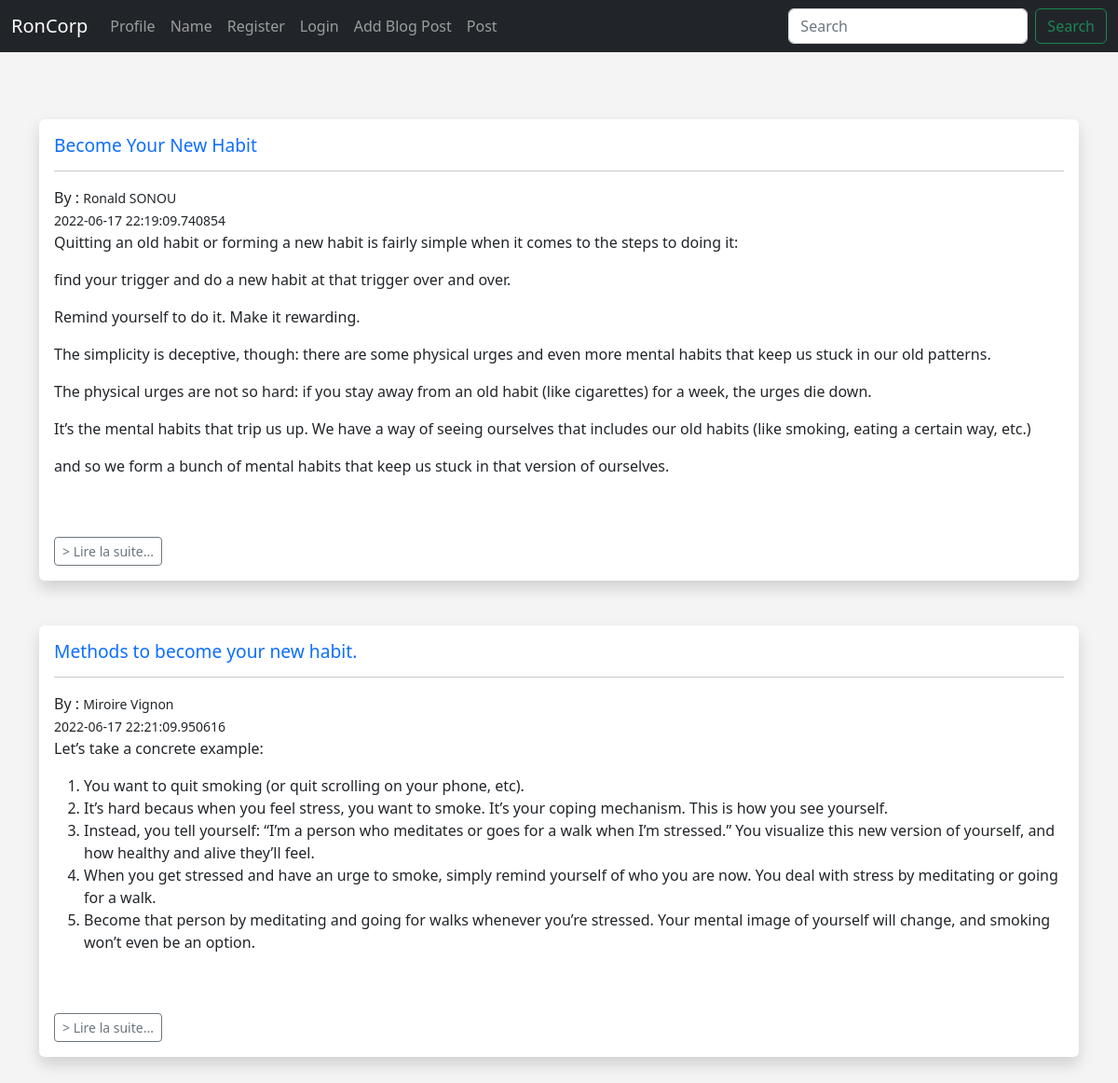
The page /posts on the database its author committed.
### app.py (models this page shows, shortened)
class Posts(db.Model):
    id = db.Column(db.Integer,primary_key=True)
    title = db.Column(db.String(250))
    content = db.Column(db.Text)
    date_posted = db.Column(db.DateTime,default=datetime.utcnow)
    slug = db.Column(db.String(250))
    poster_id =db.Column(db.Integer,db.ForeignKey('users.id'))

class Users(db.Model,UserMixin):
    id = db.Column(db.Integer, primary_key=True)
    username = db.Column(db.String(20), nullable=False, unique=True)
    name = db.Column(db.String(200), nullable = False)
    email = db.Column(db.String(120), nullable = False, unique=True)
    color = db.Column(db.String(100))
    about_author = db.Column(db.Text(), nullable=True)
    date_added = db.Column(db.DateTime, default = datetime.utcnow)
    profile_pic = db.Column(db.String(), nullable = True)
    password_hash = db.Column(db.String(120))
    posts = db.relationship('Posts',backref='poster')
    @property
    def password(self):
        raise AttributeError("Le mots de passe ne peut être lu")

### app.py (the view)
@app.route('/posts')
def posts():
    posts = Posts.query.order_by(Posts.date_posted)
    return render_template('posts.html',posts=posts)

### webforms.py
class SearchForm(FlaskForm):
    searched = StringField("Search",validators=[DataRequired()])
    submit = SubmitField("Rechercher")

### app.py (called while the page is built)
@app.context_processor
def base():
    form = SearchForm()
    return dict(form=form)

### templates/posts.html (shortened to what this page needs)
{% extends 'base.html' %}
{% block content %}
<br>
    <br>
    {% for post in posts %}
    <div class="shadow p-3 mb-5 bg-body rounded">
      <h2><a href="{{ url_for('post',id=post.id) }}">
        {{ post.title }}</a> </h2>
      <hr>
      By : <small>{{ post.poster.name }} <br>
        {{ post.date_posted }} <br> </small>
      {{ post.content|safe }} <br> <br>
      <a href="{{ url_for('post',id=post.id) }}" class="btn btn-outline-secondary btn-sm"> > Lire la suite...</a>
    </div>
    {% endfor %}
{% endblock %}

### static/css/style.css (style rules this page uses)
h2 { color: navy; font-size: 1.2em }
body { background: #f4f4f4; }
a { text-decoration: none; }

### rows shown on the page
Posts: title "Become Your New Habit", poster.name "Ronald SONOU", date_posted "2022-06-17 22:19:09.740854", content "Quitting an old habit or forming a new habit is fairly simple when it comes to the steps to doing it: find your trigger and do a new habit at that trigger over and over. Remind yourself to do it. Make it rewarding. The simplicity is deceptive, though: there are some physical urges and even more mental habits that keep us stuck in our old patterns. The physical urges are not so hard: if you stay away from an old habit (like cigarettes) for a week, the urges die down. It’s the mental habits that trip us up. We have a way of seeing ourselves that includes our old habits (like smoking, eating a certain way, etc.) and so we form a bunch of mental habits that keep us stuck in that version of…"
Posts: title "Methods to become your new habit.", poster.name "Miroire Vignon", date_posted "2022-06-17 22:21:09.950616", content "Let’s take a concrete example: You want to quit smoking (or quit scrolling on your phone, etc). It’s hard becaus when you feel stress, you want to smoke. It’s your coping mechanism. This is how you see yourself. Instead, you tell yourself: “I’m a person who meditates or goes for a walk when I’m stressed.” You visualize this new version of yourself, and how healthy and alive they’ll feel. When you get stressed and have an urge to smoke, simply remind yourself of who you are now. You deal with stress by meditating or going for a walk. Become that person by meditating and going for walks whenever you’re stressed. Your mental image of yourself will change, and smoking won’t even be an option."
